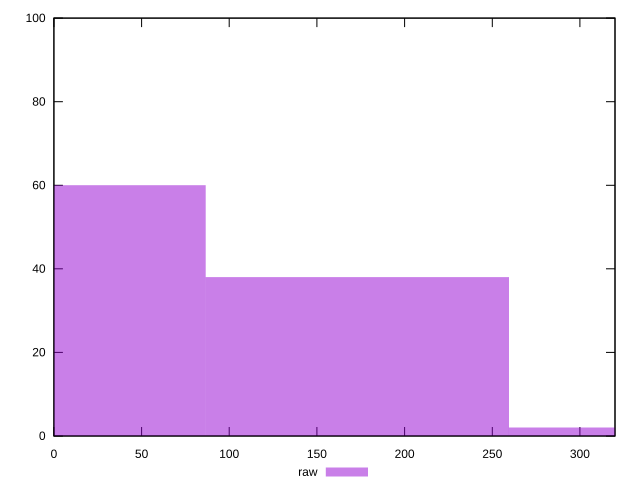

The gnuplot source for this figure:
reset
set terminal svg size 640, 490 enhanced background rgb 'white'
set output "reprap/uses-http2/samples/pages+cached+noadtech/raw/histogram.svg"

$raw <<EOF
172.22826004627706 38
0 60
344.4565200925541 2
EOF

set key outside below
set boxwidth 172.22826004627706
set yrange [0:100]
set style fill transparent solid 0.5 noborder

plot \
  $raw title "raw" with boxes, \


reset
